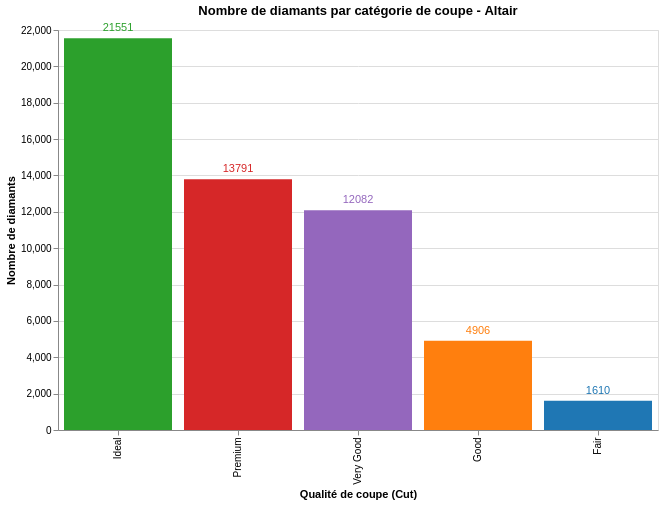

This figure's notebook cell:
### Markdown cell above
### 2.4 Altair

### Code cell
# Diagramme à barres avec Altair (syntaxe déclarative)
# Altair a une limite de 5000 lignes par défaut, on utilise les données agrégées
cut_df = diamonds_df['cut'].value_counts().reset_index()
cut_df.columns = ['cut', 'count']

chart = alt.Chart(cut_df).mark_bar().encode(
    x=alt.X('cut:N', 
            sort=['Ideal', 'Premium', 'Very Good', 'Good', 'Fair'],
            title='Qualité de coupe (Cut)'),
    y=alt.Y('count:Q', title='Nombre de diamants'),
    color=alt.Color('cut:N', legend=None, scale=alt.Scale(scheme='category10')),
    tooltip=['cut', 'count']
).properties(
    title='Nombre de diamants par catégorie de coupe - Altair',
    width=600,
    height=400
)

# Ajouter les étiquettes de texte
text = chart.mark_text(
    align='center',
    baseline='bottom',
    dy=-5
).encode(
    text='count:Q'
)

(chart + text)

### Figure 1 — Vega-Lite specification as saved in the notebook (floating-point values rounded to 4 significant figures)
{"config": {"view": {"continuousWidth": 300, "continuousHeight": 300}}, "layer": [{"mark": {"type": "bar"}, "encoding": {"color": {"field": "cut", "legend": null, "scale": {"scheme": "category10"}, "type": "nominal"}, "tooltip": [{"field": "cut", "type": "nominal"}, {"field": "count", "type": "quantitative"}], "x": {"field": "cut", "sort": ["Ideal", "Premium", "Very Good", "Good", "Fair"], "title": "Qualité de coupe (Cut)", "type": "nominal"}, "y": {"field": "count", "title": "Nombre de diamants", "type": "quantitative"}}, "title": "Nombre de diamants par catégorie de coupe - Altair"}, {"mark": {"type": "text", "align": "center", "baseline": "bottom", "dy": -5}, "encoding": {"color": {"field": "cut", "legend": null, "scale": {"scheme": "category10"}, "type": "nominal"}, "text": {"field": "count", "type": "quantitative"}, "tooltip": [{"field": "cut", "type": "nominal"}, {"field": "count", "type": "quantitative"}], "x": {"field": "cut", "sort": ["Ideal", "Premium", "Very Good", "Good", "Fair"], "title": "Qualité de coupe (Cut)", "type": "nominal"}, "y": {"field": "count", "title": "Nombre de diamants", "type": "quantitative"}}, "title": "Nombre de diamants par catégorie de coupe - Altair"}], "data": {"name": "data-805ff72a8781605bae6e51f2726fd175"}, "height": 400, "width": 600, "$schema": "https://vega.github.io/schema/vega-lite/v6.1.0.json", "datasets": {"data-805ff72a8781605bae6e51f2726fd175": [{"cut": "Ideal", "count": 21551}, {"cut": "Premium", "count": 13791}, {"cut": "Very Good", "count": 12082}, {"cut": "Good", "count": 4906}, {"cut": "Fair", "count": 1610}]}}
